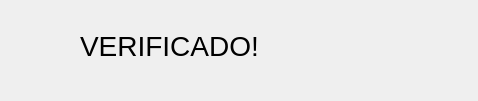
<?xml version="1.0" encoding="UTF-8"?>
<ui version="4.0">
 <class>Dialog</class>
 <widget class="QDialog" name="Dialog">
  <property name="geometry">
   <rect>
    <x>0</x>
    <y>0</y>
    <width>478</width>
    <height>101</height>
   </rect>
  </property>
  <property name="windowTitle">
   <string>Dialog</string>
  </property>
  <widget class="QLabel" name="label">
   <property name="geometry">
    <rect>
     <x>80</x>
     <y>10</y>
     <width>431</width>
     <height>71</height>
    </rect>
   </property>
   <property name="font">
    <font>
     <pointsize>21</pointsize>
    </font>
   </property>
   <property name="text">
    <string>VERIFICADO!</string>
   </property>
  </widget>
 </widget>
 <resources/>
 <connections/>
</ui>
